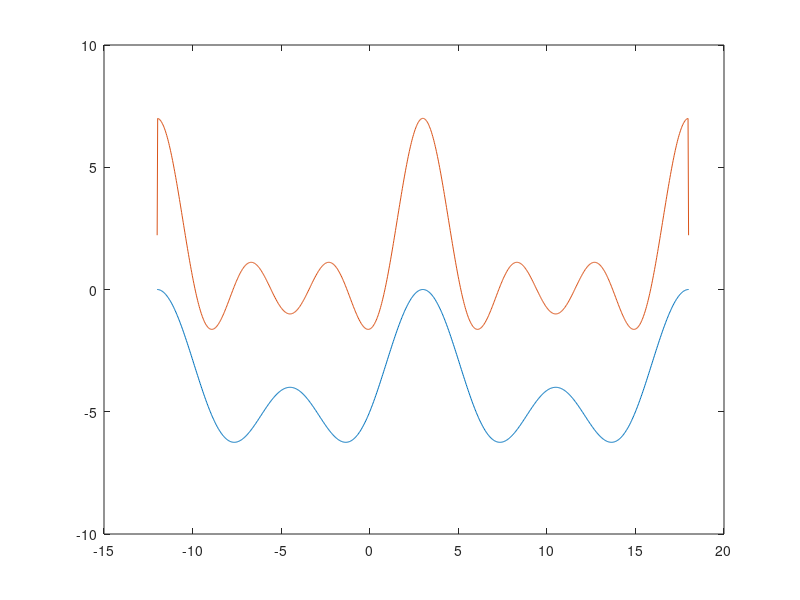

Reproduce this figure in MATLAB.
clear;

lambda = 3e-2;


T = 3e-3;
t = [eps:1e-3:T] ; % 0.1:1e-3:0.1+T];

u = 3;

a = 4*pi/lambda * u;

x = a + 4*pi/lambda * linspace(-15, 15, 1000);

x(x==a) = a+eps;

for i = 1:length(x)

    Z(i) = sum(-((cos(a.*t) - cos(x(i).*t)).^2 + (sin(a.*t) - sin(x(i).*t)).^2));

end

% Z1 = csc((a+x)/2) .* sin(1/2.*(2.*T + 1).*(a + x)) -1/2 .*  csc(a) .* sin(2.*a.*T+a) - 1/2 .* csc(x) .* sin(2.*T.*x+x)
Z1 = csc((x-a)/2) .* sin((T+1/2).*(x-a)); %/2/pi;%- 2*T -1;

figure; plot(x*lambda/(4 * pi), (Z)); 
hold on; plot(x*lambda/(4 * pi), (Z1));

% n = 100;
% 
% Z = 1/(2*pi) * csc((x - u)/2) .* sin((n+1/2).*(x-u));
% 
% figure; plot(x, Z);